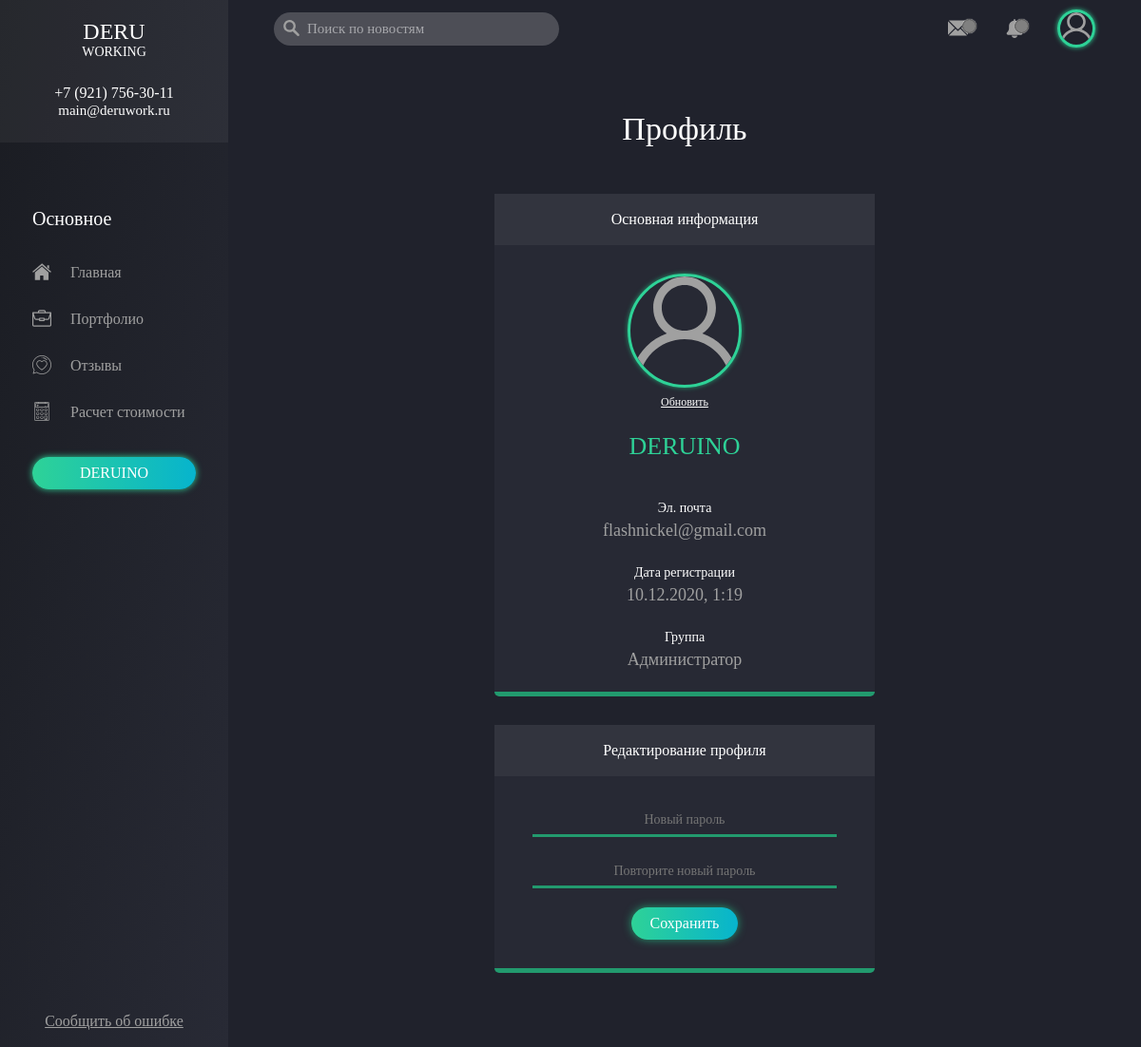
Screenshot of /userinfo.php (signed in) with the database file from the repository.
### tables this page shows
CREATE TABLE `deru_users` (
  `id` int(11) NOT NULL,
  `name` varchar(16) NOT NULL,
  `password` varchar(255) NOT NULL,
  `email` varchar(25) NOT NULL,
  `user_group` int(11) NOT NULL,
  `regdate` varchar(25) NOT NULL,
  `pass_token` varchar(25) DEFAULT NULL,
  `user_ip` varchar(25) DEFAULT NULL
);

### src/engine/groups.php (called while the page is built, shortened)
<?php
    require_once('config.php');
    $session_id = $_SESSION['id'];
    $sql = $link->prepare("SELECT * FROM `deru_users` WHERE `id` = :session_id");
	$sql->execute(array('session_id' => $session_id));
    $array = $sql->fetch(PDO::FETCH_ASSOC);
    $deru_name = $array['name'];
    $deru_email = $array['email'];
    $deru_group = $array['user_group'];
    $deru_regdate = $array['regdate'];
?>

### src/userinfo.php (the view, shortened to what this page needs)
<?php include('header.php'); ?>
	<?php if (isset($_SESSION['email'])) { ?>
	<link href="css/userinfo.min.css" rel="stylesheet" type="text/css">
	<div class="userinfo">
		<div class="userinfo_block">
			<div class="userinfo_title">Профиль</div>
			<div class="myinfo">
				<div class="myinfo_title">
					Основная информация
				</div>
				<div class="myinfo_block first">
					<form id="uploadImage" method="post">
						<div class="myinfo_img">
							<?php
								$profile_img = 'css/images/users/'.$deru_name.'.png';
								if (file_exists($profile_img)) { ?>
								<img class="preview_img" src="css/images/users/<?php echo $deru_name ?>.png">
							<?php } else { ?>
								<img class="test_img" src="css/images/users/default.svg">
							<?php } ?>
						</div>
						<span class="upload_button">Обновить</span>
					</form>
				</div>
				<div class="myinfo_block">
					<div class="myinfo_login">
						<?php echo $deru_name; ?>
					</div>
				</div>
				<div class="myinfo_block">
					<div class="myinfo_group">
						<div class="lowcase">
							Эл. почта
						</div>
						<div>
							<?php echo $deru_email; ?>
						</div>
					</div>
				</div>
				<div class="myinfo_block">
					<div class="myinfo_group">
						<div class="lowcase">
							Дата регистрации
						</div>
						<div>
							<?php echo $deru_regdate; ?>
						</div>
					</div>
				</div>
				<div class="myinfo_block">
					<div class="myinfo_group">
						<div class="lowcase">
							Группа
						</div>
						<div>
							<?php
								if ($group == 1) {
									echo 'Администратор';
								} else {
									echo 'Пользователь';
								}
							?>
						</div>
					</div>
				</div>
			</div>
			<div class="useredit">
				<div class="useredit_title">Редактирование профиля</div>
					<form id="changepass">
						<div class="useredit_block">
							<div class="useredit_pass2">
								<div class="edit_input">
									<input type="password" name="new_password1" placeholder="Новый пароль">
								</div>
							</div>
							<div class="useredit_pass3">
								<div class="edit_input">
									<input type="password" name="new_password2" placeholder="Повторите новый пароль">
								</div>
							</div>
							<div class="useredit_submit">
								<button class="button" type="submit">Сохранить</button>
							</div>
						</div>
					</form>
				</div>
			</div>
		</div>
	</div>
	<?php } ?>
<?php include('footer.php'); ?>

### src/header.php (shortened to what this page needs)
<!DOCTYPE html>
<html>
  <head>
    <link rel="stylesheet" type="text/css" href="css/libs.min.css">
    <link rel="stylesheet" type="text/css" href="css/style.min.css">
  </head>
  <body>
    <?php
        $url = $_SERVER["REQUEST_URI"];
        require_once('engine/groups.php');
        if (!isset($_SESSION['id'])) {
          $group = 5;
        } else {
          $group = $deru_group;
        }
    ?>
    <div class="wrapper">
      <div class="sidebar">
        <div class="sidebar_flex">
          <div class="sidebar__contactsblock">
            <div class="sidebar__contactsblock__logoblock">
              <div class="deru">DERU</div>
              <div class="working">WORKING</div>
            </div>
            <div class="sidebar__contactsblock__links">
              <div class="number">+7 (921) 756-30-11</div>
              <div class="email">main@deruwork.ru</div>
            </div>
          </div>
          <div class="sidebar__menublock">
            <div class="sidebar__menublock__linksblock">
              <div class="sidebar__menublock__linksblock__title">
                Основное
              </div>
              <div class="sidebar__menublock__linksblock__links">
                <a href="/">
                  <div <?php if ($url == '/') { echo 'class="link active"'; } else { echo 'class="link"'; } ?>>
                  Главная
                  </div>
                </a>
                <a href="/works.php">
                  <div <?php if ($url == '/works.php') { echo 'class="link active"'; } else { echo 'class="link"'; } ?>>
                    Портфолио
                  </div>
                </a>
                <a href="/feedback.php">
                  <div <?php if ($url == '/feedback.php') { echo 'class="link active"'; } else { echo 'class="link"'; } ?>>
                    Отзывы
                  </div>
                </a>
                <a href="/calc.php">
                  <div <?php if ($url == '/calc.php') { echo 'class="link active"'; } else { echo 'class="link"'; } ?>>
                    Расчет стоимости
                  </div>
                </a>
              </div>
            </div>
          </div>
          <div class="sidebar__lkblock">
            <div class="button open_auth">
              <?php if ($group > 4) { ?>
              Личный кабинет
              <?php
              } else {
                echo $deru_name;
              }
              ?>
            </div>
          </div>
          <div class="footer">
            <span class="errorform_link">Сообщить об ошибке</span>
          </div>
        </div>
      </div>
      <div class="content">
        <?php include('lk.php'); ?>

### rows the page displays
deru_users: name "DERUINO", email "flashnickel@gmail.com", regdate "10.12.2020, 1:19"
